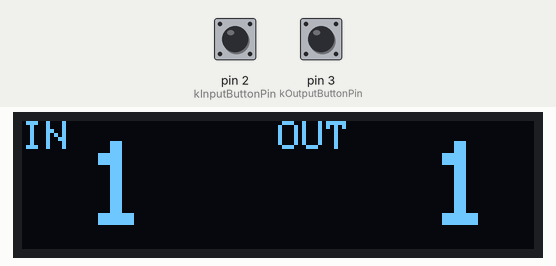
This sketch was run on a simulated Arduino Uno, built with avr-gcc and run on an emulated ATmega328P. On the bench: 128×32 one-colour display. The test bench sets the inputs (shaded band); at power-on: pin 2 (kInputButtonPin) HIGH, pin 3 (kOutputButtonPin) HIGH.

Above: at 1.2 s.
1.3 s: pin 2 (kInputButtonPin) pulled LOW for 0.15 s
At 1.8 s:
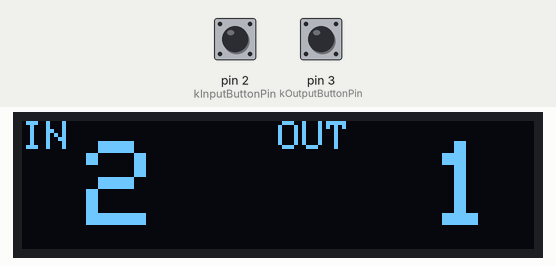
2.9 s: pin 3 (kOutputButtonPin) pulled LOW for 0.15 s
At 4.1 s:
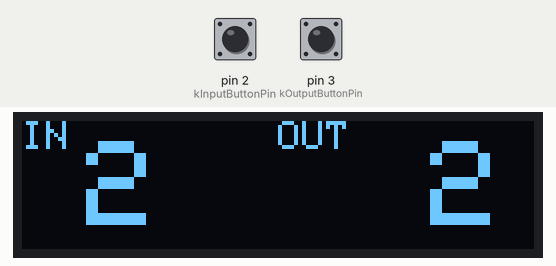
4.5 s: pin 2 (kInputButtonPin) pulled LOW for 1 s
At 5.5 s:
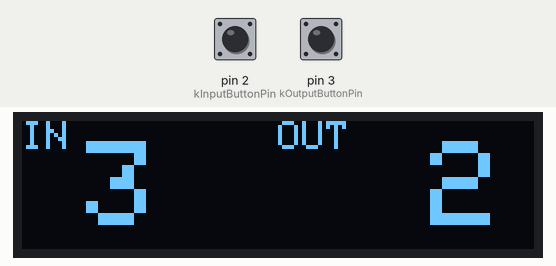
7.0 s: pin 3 (kOutputButtonPin) pulled LOW for 1 s
At 7.4 s:
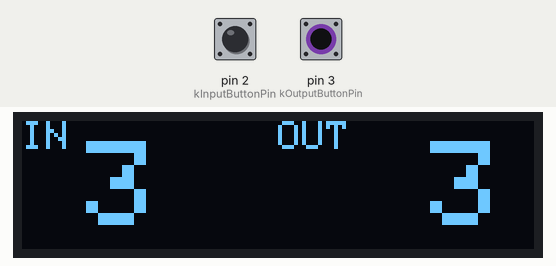
Timing chart, 0 to 10.0 s (numbered marks = the images above; inputs shaded):
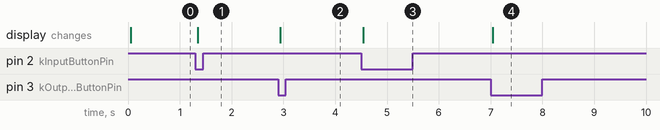

The sketch:

quad_inout_switcher.ino
```cpp
#include <Adafruit_GFX.h>
#include <Adafruit_SSD1306.h>
#include <Arduino.h>
#include <Wire.h>

namespace {

constexpr uint8_t kChannelCount = 4;
constexpr unsigned long kDebounceMs = 30;

// Buttons use INPUT_PULLUP and connect to GND when pressed.
constexpr uint8_t kInputButtonPin = 2;
constexpr uint8_t kOutputButtonPin = 3;

// 128x32 SSD1306 I2C OLED.
constexpr uint8_t kOledWidth = 128;
constexpr uint8_t kOledHeight = 32;
constexpr int8_t kOledResetPin = -1;
constexpr uint8_t kOledAddress = 0x3C;

Adafruit_SSD1306 display(kOledWidth, kOledHeight, &Wire, kOledResetPin);

struct SelectionState {
  uint8_t activeInput;
  uint8_t activeOutput;
};

struct ButtonState {
  bool lastReading;
  bool stableReading;
  unsigned long lastChangeMs;
};

SelectionState selection = {0, 0};
ButtonState inputButton = {HIGH, HIGH, 0};
ButtonState outputButton = {HIGH, HIGH, 0};

uint8_t advanceSelection(uint8_t currentIndex) {
  return (currentIndex + 1) % kChannelCount;
}

void drawSelection(const SelectionState &state) {
  display.clearDisplay();
  display.setTextColor(SSD1306_WHITE);

  // Small labels on the left and right halves of the display.
  display.setTextSize(1);
  display.setCursor(0, 0);
  display.print(F("IN"));
  display.setCursor(64, 0);
  display.print(F("OUT"));

  // Large numbers beside their labels, on the same row.
  display.setTextSize(3);
  display.setCursor(16, 5);
  display.print(state.activeInput + 1);
  display.setCursor(102, 5);
  display.print(state.activeOutput + 1);

  display.display();
}

void updateRoutingOutputs(const SelectionState &state) {
  (void)state;
  // Future relay or analog audio-switch control belongs here.
}

void applySelection(const SelectionState &state) {
  drawSelection(state);
  updateRoutingOutputs(state);
}

bool consumeButtonPress(ButtonState &buttonState, uint8_t pin,
                        unsigned long nowMs) {
  const bool reading = digitalRead(pin);

  if (reading != buttonState.lastReading) {
    buttonState.lastReading = reading;
    buttonState.lastChangeMs = nowMs;
  }

  if ((nowMs - buttonState.lastChangeMs) >= kDebounceMs &&
      reading != buttonState.stableReading) {
    buttonState.stableReading = reading;

    if (buttonState.stableReading == LOW) {
      return true;
    }
  }

  return false;
}

}  // namespace

void setup() {
  pinMode(kInputButtonPin, INPUT_PULLUP);
  pinMode(kOutputButtonPin, INPUT_PULLUP);

  if (!display.begin(SSD1306_SWITCHCAPVCC, kOledAddress)) {
    // Stop if the OLED cannot be initialized.
    for (;;) {
    }
  }

  display.clearDisplay();
  display.display();
  applySelection(selection);
}

void loop() {
  const unsigned long nowMs = millis();
  bool selectionChanged = false;

  if (consumeButtonPress(inputButton, kInputButtonPin, nowMs)) {
    selection.activeInput = advanceSelection(selection.activeInput);
    selectionChanged = true;
  }

  if (consumeButtonPress(outputButton, kOutputButtonPin, nowMs)) {
    selection.activeOutput = advanceSelection(selection.activeOutput);
    selectionChanged = true;
  }

  if (selectionChanged) {
    applySelection(selection);
  }
}
```

Measured:
- after the input at 1.3 s, the display: changes at once (image 1)
- after the input at 2.9 s, the display: changes at once (image 2)
- after the input at 4.5 s, the display: changes at once (image 3)
- after the input at 7.0 s, the display: changes at once (image 4)
